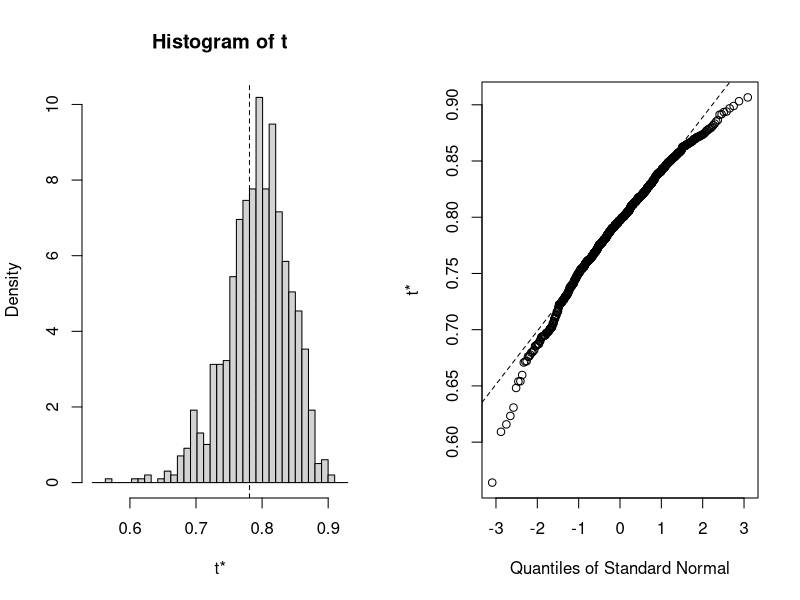
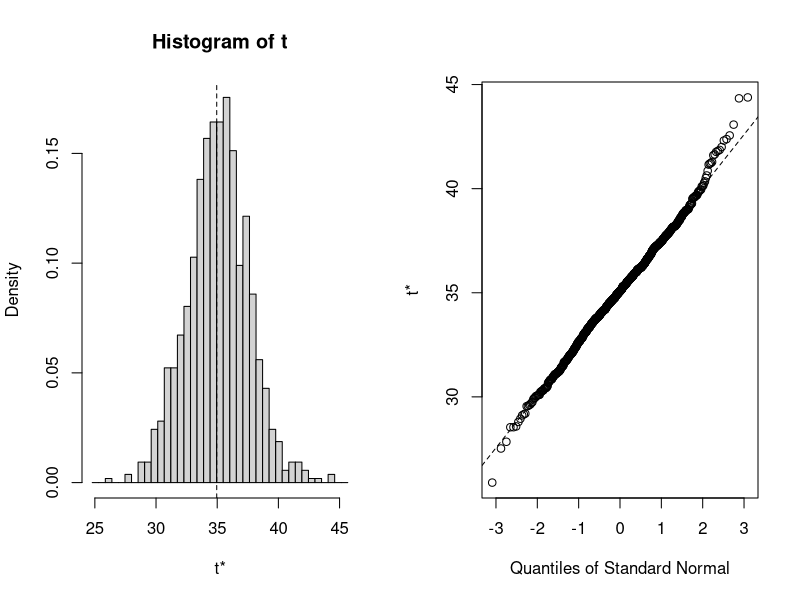
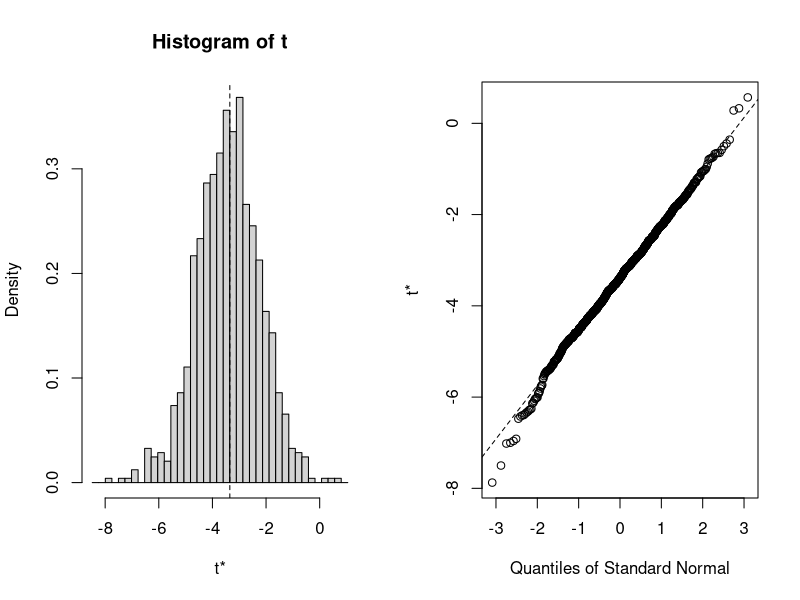
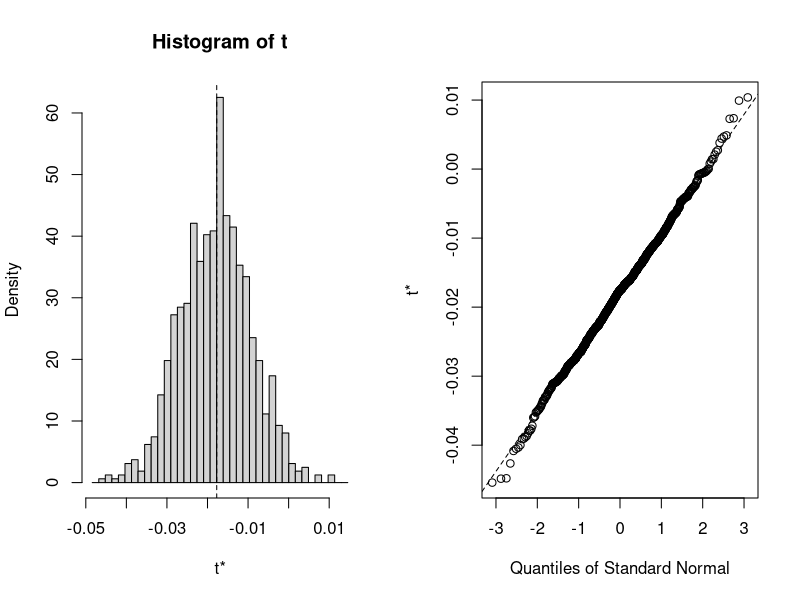

Write R code to recreate these figures, in order.
## ---- chunk 1
# Bootstrap 95% CI for R-Squared
library(boot)
# function to obtain R-Squared from the data
rsq <- function(formula, data, indices) {
  d <- data[indices,] # allows boot to select sample
  fit <- lm(formula, data=d)
  return(summary(fit)$r.square)
}
# bootstrapping with 1000 replications
results <- boot(data=mtcars, statistic=rsq,
  	R=1000, formula=mpg~wt+disp)

# view results
results
plot(results)

# get 95% confidence interval
boot.ci(results, type="bca")
## ---- chunk 2
# Bootstrap 95% CI for regression coefficients
library(boot)
# function to obtain regression weights
bs <- function(formula, data, indices) {
  d <- data[indices,] # allows boot to select sample
  fit <- lm(formula, data=d)
  return(coef(fit))
}
# bootstrapping with 1000 replications
results <- boot(data=mtcars, statistic=bs,
  	R=1000, formula=mpg~wt+disp)

# view results
results
plot(results, index=1) # intercept
plot(results, index=2) # wt
plot(results, index=3) # disp

# get 95% confidence intervals
boot.ci(results, type="bca", index=1) # intercept
boot.ci(results, type="bca", index=2) # wt
boot.ci(results, type="bca", index=3) # disp
